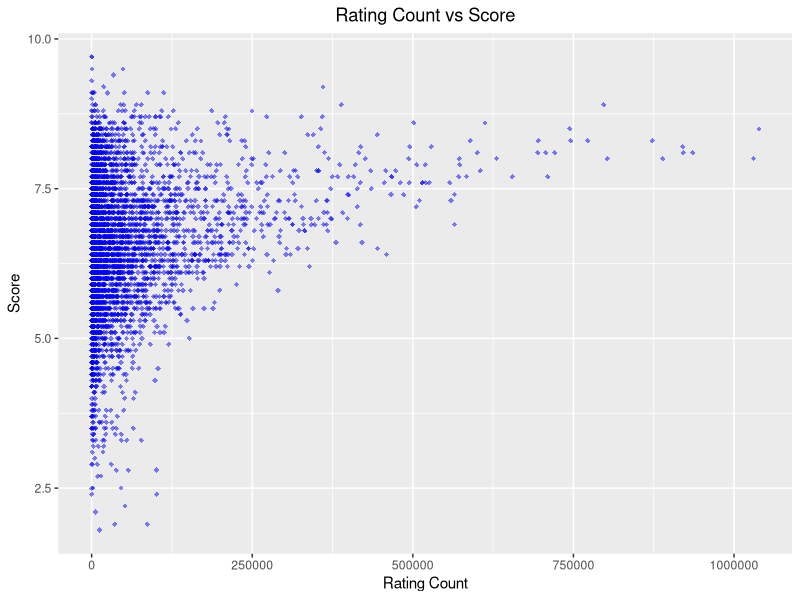
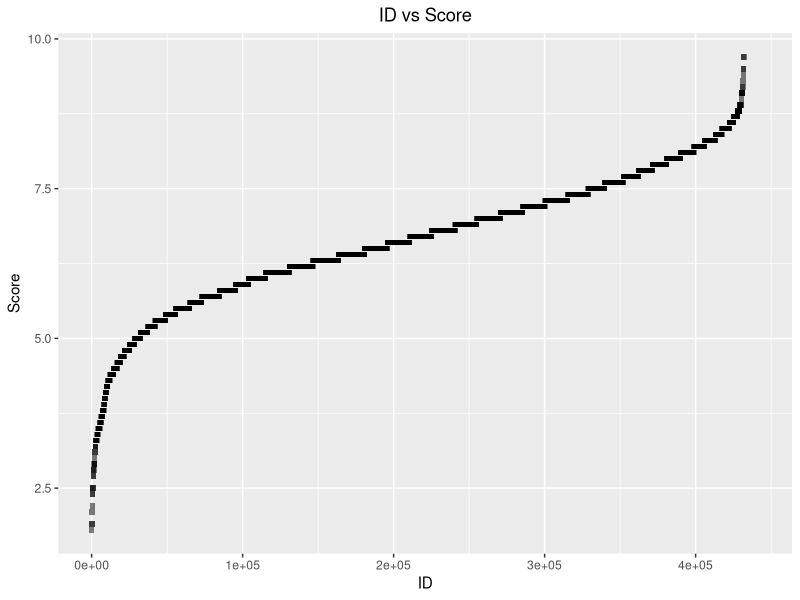
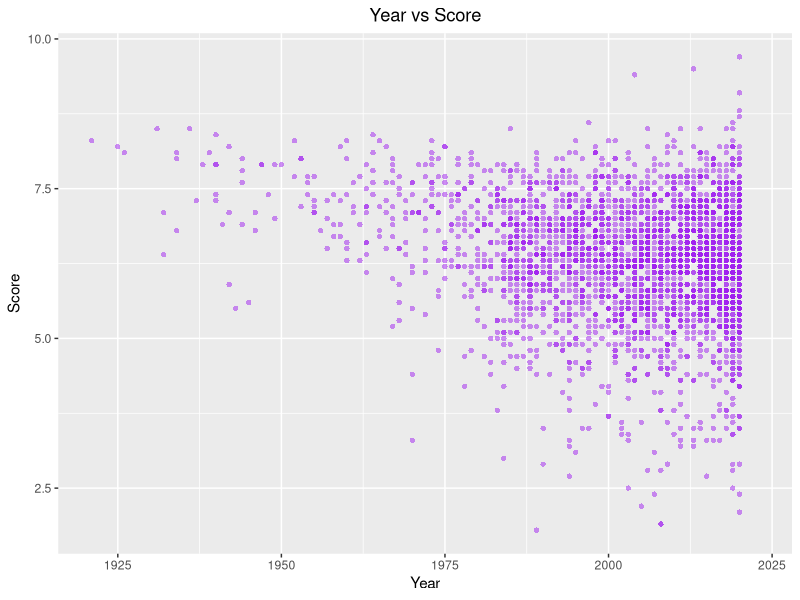
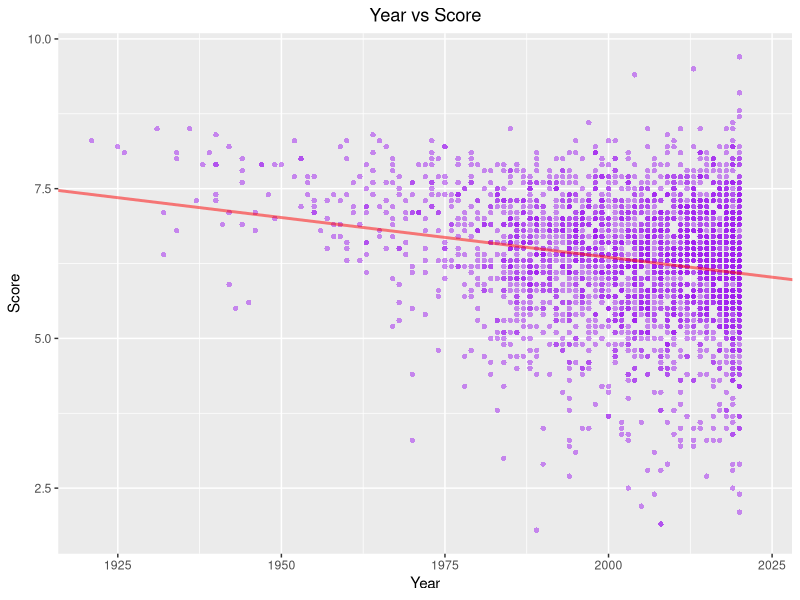

R code for these plots, in order:
## ---- chunk 1
movie <- read.csv("movie.csv")
summary(movie)

year <- movie$Year
score <- movie$Score
count <- movie$RatingCount
id <- movie$ID
## ---- chunk 2
library(ggplot2)
ggplot(movie, aes(count, score)) +  geom_point(colour = "blue",shape = 18,alpha = 1/2) +
labs(title="Rating Count vs Score", x="Rating Count", y="Score")+
  theme(plot.title = element_text(hjust = 0.5)) 

## ---- chunk 3
ggplot(movie, aes(ID, score)) +  geom_point(colour = "black",shape = 15,alpha = 1/2) +
labs(title="ID vs Score", x="ID", y="Score")+
  theme(plot.title = element_text(hjust = 0.5)) 
## ---- chunk 4
ggplot(movie, aes(year, score)) +  geom_point(colour = "purple",shape = 16,alpha = 1/2) +
labs(title="Year vs Score", x="Year", y="Score")+
  theme(plot.title = element_text(hjust = 0.5)) 
## ---- chunk 5
fit = lm(score~year)
summary(fit)
ggplot(movie, aes(year, score)) +  geom_point(colour = "purple",shape = 16,alpha = 1/2) +
labs(title="Year vs Score", x="Year", y="Score")+
  theme(plot.title = element_text(hjust = 0.5))+
  geom_abline(slope = fit$coefficients[2], intercept = fit$coefficients[1], 
              color = "red", size = 1, alpha = 0.5)
## ---- chunk 6
t_value = (-0.0125875-0)/0.0007201
t_value
## ---- chunk 7
p_value = (2*pt(t_value,7406))
p_value
## ---- chunk 8
predict(fit, data.frame(year=2040), interval = "confidence", level = 0.90)
predict(fit, data.frame(year=2040), interval = "confidence", level = 0.95)
## ---- chunk 9
predict(fit, data.frame(year=2040), interval = "prediction", level = 0.90)
predict(fit, data.frame(year=2040), interval = "prediction", level = 0.95)
